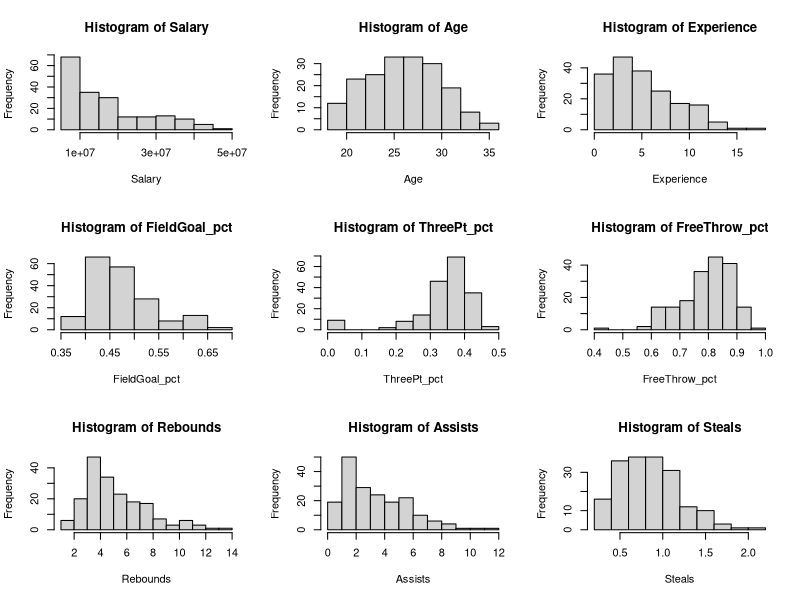
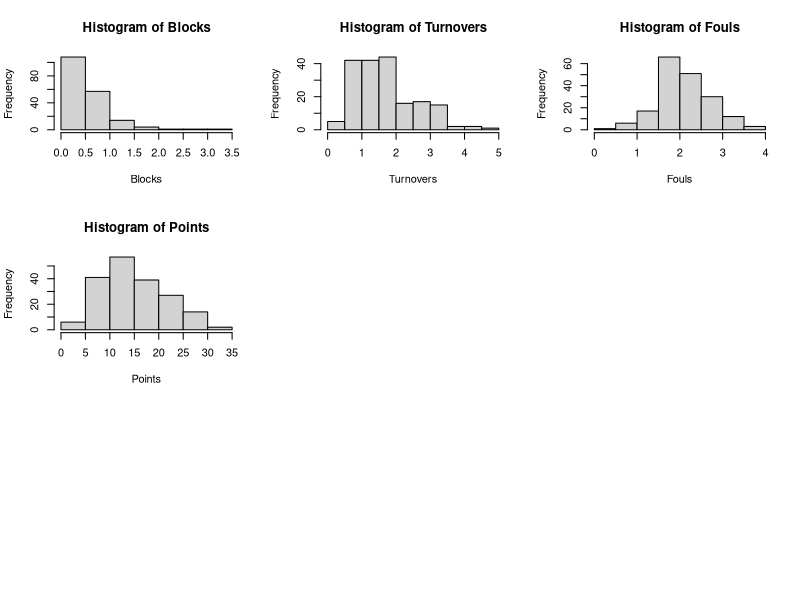
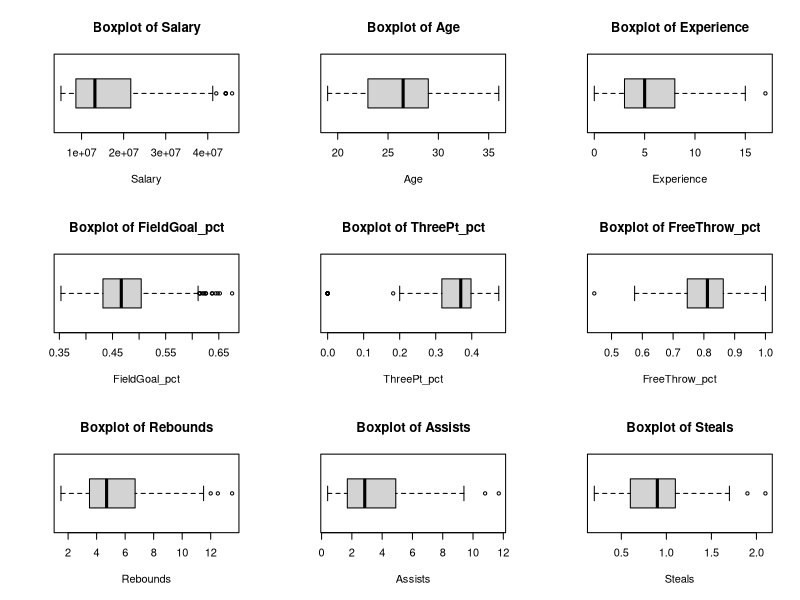
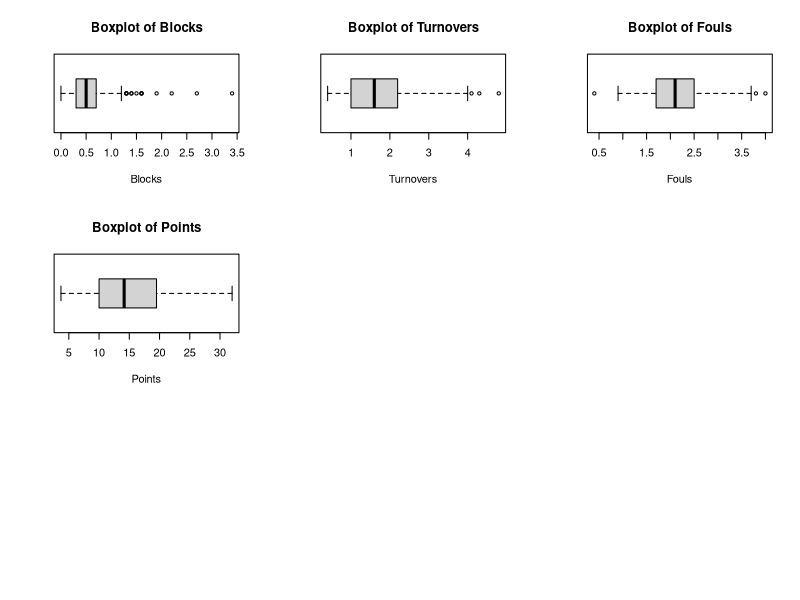
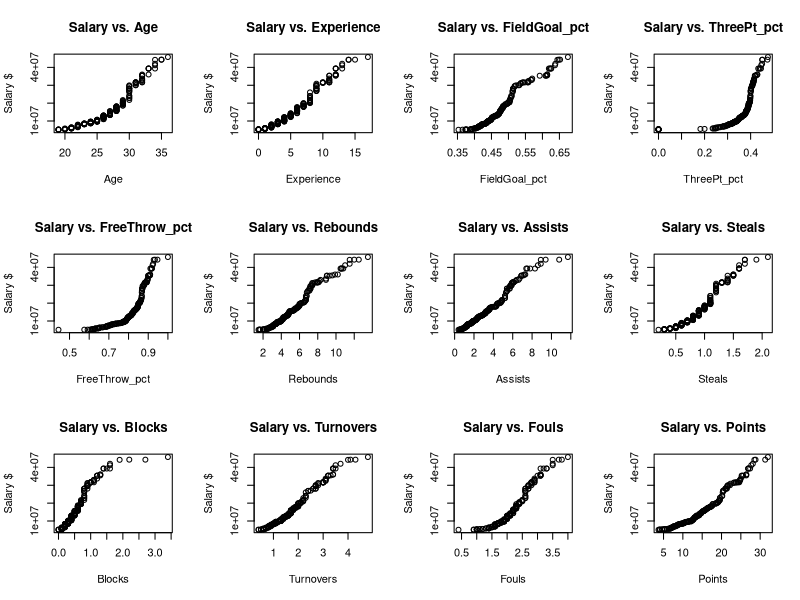
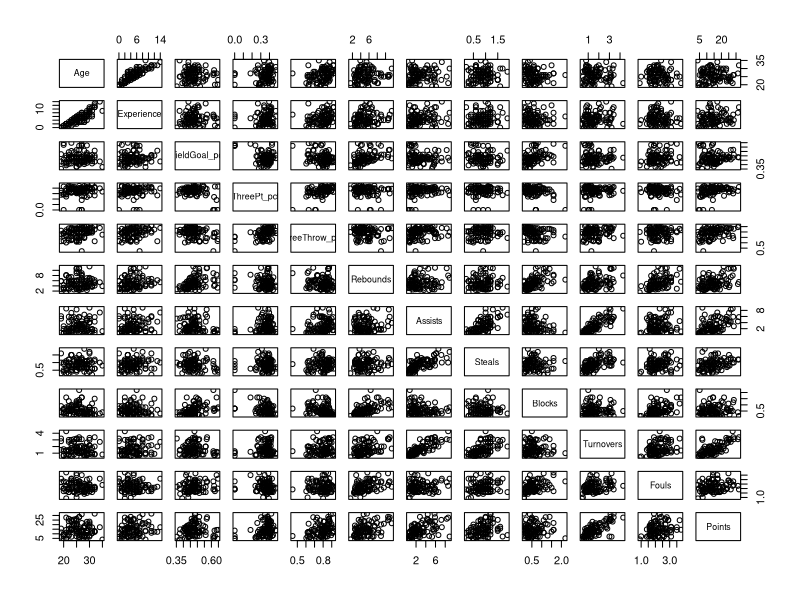
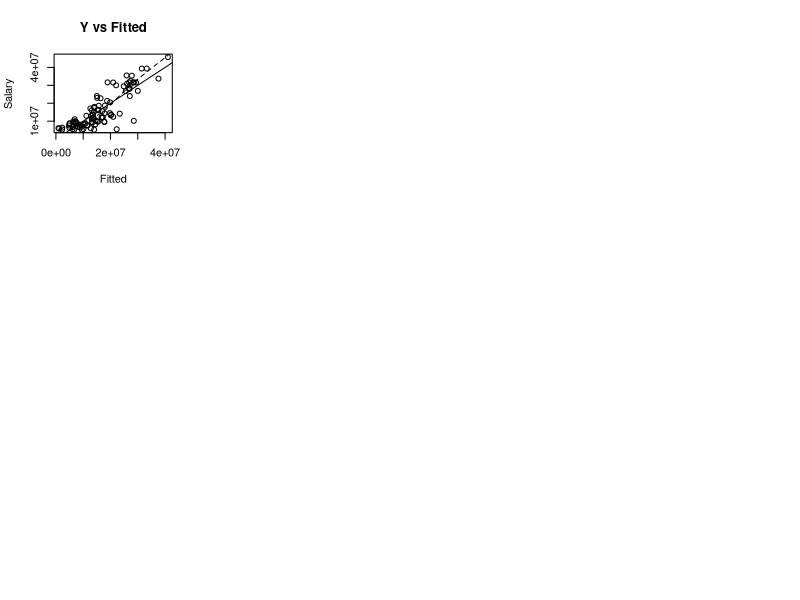
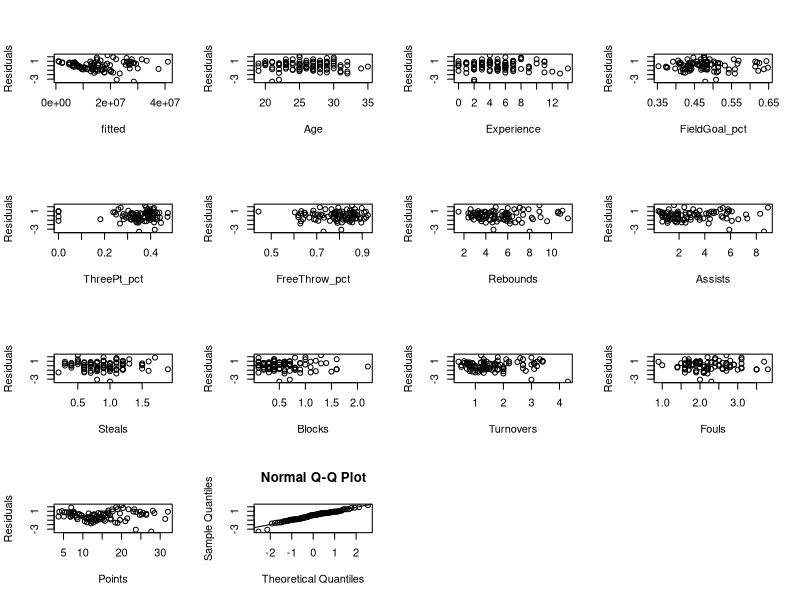

The R source for these figures, in order:
## ---- chunk 1
knitr::opts_chunk$set(echo = TRUE)
## ---- chunk 2
data <- read.csv('NBA Player Stats.csv', header = TRUE)
data <- na.omit(data) # Removing Missing/NA Data

# Adjusting the data frame to remove irrelevant variables for this study
data <- data.frame(Name=data$Name, Salary=data$Salary, Age=data$Age, Experience=data$Experience, 
                   FieldGoal_pct=data$FG., ThreePt_pct=data$X3P., FreeThrow_pct=data$FT., Rebounds=data$TRB, 
                   Assists=data$AST, Steals=data$STL, Blocks=data$BLK, Turnovers=data$TOV, 
                   Fouls=data$PF, Points=data$PTS)

# Create a 50/50 split in the data
set.seed(1)
train <- data[sample(1:nrow(data), 93, replace=F), ]
test <- data[which(!(data$Name %in% train$Name)),]
## ---- chunk 3
# Histograms of the entire dataset
par(mfrow=c(3,3))
for(i in 2:14){
  hist(data[,i], main=paste0("Histogram of ", names(data)[i]), xlab=names(data)[i])
}

# Boxplots of the entire dataset
par(mfrow=c(3,3))
for(i in 2:14){
  boxplot(data[,i], main=paste0("Boxplot of ", names(data)[i]), xlab=names(data)[i], horizontal=T)
}

# QQ-Plots Response vs. predictors
par(mfrow=c(3,4))
for(i in 3:14){
  qqplot(data[,i],data[,2], main=paste0("Salary vs. ", names(data)[i]), xlab=names(data)[i], ylab = "Salary $")
}
## ---- chunk 4
mtr <- apply(train[,-c(1)], 2, mean)
sdtr <- apply(train[,-c(1)], 2, sd)

mtest <- apply(test[,-c(1)], 2, mean)
sdtest <- apply(test[,-c(1)], 2, sd)
## ---- chunk 5
full <- lm(Salary ~ ., data=train[,-c(1)])
summary(full)

# checking conditions
pairs(train[,-c(1,2)]) # Condition 2 Satisfied
plot(train$Salary ~ fitted(full), main="Y vs Fitted", xlab="Fitted", ylab="Salary") # Condition 1 Satisfied
lines(lowess(train$Salary ~ fitted(full)), lty=2)
abline(a = 0, b = 1)
## ---- chunk 6
# checking model assumptions
par(mfrow=c(4,4))
plot(rstandard(full)~fitted(full), xlab="fitted", ylab="Residuals")
for(i in c(3:14)){
  plot(rstandard(full)~train[,i], xlab=names(train)[i], ylab="Residuals")
}
qqnorm(rstandard(full)) # Normality Satisfied
qqline(rstandard(full))
## ---- chunk 7
## Adding 0.5 to variables with lots of 0s; Modifying data to another variable
trainTMP <- train
trainTMP$ThreePt_pct <- trainTMP$ThreePt_pct+0.5 #B/C contained 0's
trainTMP$Experience <- trainTMP$Experience+0.5 #B/C contained 0's

library(car)
p <- powerTransform(cbind(trainTMP[,-c(1)]))
summary(p)
## ---- chunk 8
# so transform the response and predictors in both the training and test set
train$logSalary <- log(train$Salary) #2
train$sqrtExperience <- sqrt(train$Experience) #4
train$logRebounds <- log(train$Rebounds) #8
train$logAssists <- log(train$Assists) #9
train$logTurnovers <- log(train$Turnovers) #12
train$logFouls <- log(train$Fouls) #13
train$sqrtPoints <- sqrt(train$Points) #14

test$logSalary <- log(test$Salary) #2
test$sqrtExperience <- sqrt(test$Experience) #4
test$logRebounds <- log(test$Rebounds) #8
test$logAssists <- log(test$Assists) #9
test$logTurnovers <- log(test$Turnovers) #12
test$logFouls <- log(test$Fouls) #13
test$sqrtPoints <- sqrt(test$Points) #14
## ---- chunk 9
full2 <- lm(logSalary ~ ., data=train[,-c(1,2,4,8,9,12,13,14)])
summary(full2)
# Check Conditions
pairs(train[,-c(1,2,4,8,9,12,13,14,15)]) # Condition 2 Satisfied
plot(train$logSalary ~ fitted(full2), main="Y vs Fitted", xlab="Fitted", ylab="(log)Salary") # Condition 1 Satisfied
lines(lowess(train$logSalary ~ fitted(full2)), lty=2)
abline(a = 0, b = 1)

# Check Assumptions
par(mfrow=c(3,3))
plot(rstandard(full2)~fitted(full2), xlab="fitted", ylab="Residuals")
for(i in c(3,5,6,7,10,11,16:21)){
  plot(rstandard(full2)~train[,i], xlab=names(train)[i], ylab="Residuals")
}
qqnorm(rstandard(full2))  # Normality Satisfied
qqline(rstandard(full2))
## ---- chunk 10
vif(full2)
## ---- chunk 11
# A potential model without multicollinearity (Remove all problematic predictors w/ VIF>5) 
# Remove turnovers, age, experience, assists
 temp1 <- lm(logSalary ~ ., data=train[,-c(1,2,4,8,9,12,13,14,19,3,16,18)])
 vif(temp1)

# Another model without multicollinearity (Removing two problematic predictors)
# Remove turnovers and age
 temp2 <- lm(logSalary ~ ., data=train[,-c(1,2,4,8,9,12,13,14,19,3)])
 vif(temp2)

# Another model without multicollinearity (Removing two problematic predictors)
# Remove age and assists
  temp3 <- lm(logSalary ~ ., data=train[,-c(1,2,4,8,9,12,13,14,3,18)])
  vif(temp3)
## ---- chunk 12
# Decide to go with Models temp1 and temp2
# re-checking conditions and assumptions on both models

## temp1
# Check Conditions
pairs(train[,-c(1,2,4,8,9,12,13,14,19,3,16,18)]) # Condition 2 Satisfied
plot(train$logSalary ~ fitted(temp1), main="Y vs Fitted", xlab="Fitted", ylab="(log)Salary") # Condition 1 Satisfied
lines(lowess(train$logSalary ~ fitted(temp1)), lty=2)
abline(a = 0, b = 1)
# Check Assumptions
par(mfrow=c(3,4))
plot(rstandard(temp1)~fitted(temp1), xlab="fitted", ylab="Residuals")
for(i in c(5,6,7,10,11,17,20,21)){
  plot(rstandard(temp1)~train[,i], xlab=names(train)[i], ylab="Residuals")
}
qqnorm(rstandard(temp1))  # Normality Satisfied
qqline(rstandard(temp1))

## temp2
# Check Conditions
pairs(train[,-c(1,2,4,8,9,12,13,14,19,3)]) # Condition 2 Satisfied
par(mfrow=c(1,1))
plot(train$logSalary ~ fitted(temp2), main="Y vs Fitted", xlab="Fitted", ylab="(log)Salary") # Condition 1 Satisfied
lines(lowess(train$logSalary ~ fitted(temp2)), lty=2)
abline(a = 0, b = 1)
# Check Assumptions
par(mfrow=c(3,4))
plot(rstandard(temp2)~fitted(temp2), xlab="fitted", ylab="Residuals")
for(i in c(5,6,7,10,11,16:18,20,21)){
  plot(rstandard(temp2)~train[,i], xlab=names(train)[i], ylab="Residuals")
}
qqnorm(rstandard(temp2))  # Normality Satisfied
qqline(rstandard(temp2))

## temp3
# Check Conditions
pairs(train[,-c(1,2,4,8,9,12,13,14,18,3)]) # Condition 2 Satisfied
par(mfrow=c(1,1))
plot(train$logSalary ~ fitted(temp3), main="Y vs Fitted", xlab="Fitted", ylab="(log)Salary") # Condition 1 Satisfied
lines(lowess(train$logSalary ~ fitted(temp3)), lty=2)
abline(a = 0, b = 1)
# Check Assumptions
par(mfrow=c(3,4))
plot(rstandard(temp3)~fitted(temp3), xlab="fitted", ylab="Residuals")
for(i in c(5,6,7,10,11,16,17,19,20,21)){
  plot(rstandard(temp3)~train[,i], xlab=names(train)[i], ylab="Residuals")
}
qqnorm(rstandard(temp3))  # Normality Satisfied
qqline(rstandard(temp3))
## ---- chunk 13
# for temp1
# first with training then with test set
p1 <- length(coef(temp1))-1
n1 <- nrow(train)
vif1 <- max(vif(temp1))
D1 <- length(which(cooks.distance(temp1) > qf(0.5, p1+1, n1-p1-1)))
fits1 <- length(which(abs(dffits(temp1)) > 2*sqrt((p1+1)/n1)))
betas1 <- length(which(abs(dfbetas(temp1)) > 2/sqrt(n1)))
l1 <- length(which(hatvalues(temp1) > 2*((p1+1)/n1))) # Leverage Points
o1 <- length(which(rstandard(temp1) < -2))+length(which(rstandard(temp1) > 2)) # Outliers

coefs1 <- round(summary(temp1)$coefficients[,1], 3)
ses1 <- 2*round(summary(temp1)$coefficients[,2], 3)

r1 <- round(summary(temp1)$r.squared, 3)
r1adj <- round(summary(temp1)$adj.r.squared, 3)
aic1 <- AIC(temp1) 
aicc1 <- aic1 + (2*(p1+2)*(p1+3)/(n1-p1-1))
bic1 <- BIC(temp1)

# fit in test dataset
temp1test <- lm(logSalary ~ ., data=test[,-c(1,2,4,8,9,12,13,14,19,3,16,18)])

tp1 <- length(coef(temp1test))-1
tn1 <- nrow(test)
tvif1 <- max(vif(temp1test))
tD1 <- length(which(cooks.distance(temp1test) > qf(0.5, tp1+1, tn1-tp1-1)))
tfits1 <- length(which(abs(dffits(temp1test)) > 2*sqrt((tp1+1)/tn1)))
tbetas1 <- length(which(abs(dfbetas(temp1test)) > 2/sqrt(tn1)))
tl1 <- length(which(hatvalues(temp1test) > 2*((tp1+1)/tn1))) # Leverage Points
to1 <- length(which(rstandard(temp1test) < -2))+length(which(rstandard(temp1test) > 2)) # Outliers

tcoefs1 <- round(summary(temp1test)$coefficients[,1], 3)
tses1 <- 2*round(summary(temp1test)$coefficients[,2], 3)

tr1 <- round(summary(temp1test)$r.squared, 3)
tr1adj <- round(summary(temp1test)$adj.r.squared, 3)
taic1 <- AIC(temp1test) 
taicc1 <- taic1 + (2*(tp1+2)*(tp1+3)/(tn1-tp1-1))
tbic1 <- BIC(temp1test)

# for temp2
# first with training then with test set
p2 <- length(coef(temp2))-1
n2 <- nrow(train)
vif2 <- max(vif(temp2))
D2 <- length(which(cooks.distance(temp2) > qf(0.5, p2+1, n2-p2-1)))
fits2 <- length(which(abs(dffits(temp2)) > 2*sqrt((p2+1)/n2)))
betas2 <- length(which(abs(dfbetas(temp2)) > 2/sqrt(n2)))
l2 <- length(which(hatvalues(temp2) > 2*((p2+1)/n2))) # Leverage Points
o2 <- length(which(rstandard(temp2) < -2))+length(which(rstandard(temp2) > 2)) # Outliers

coefs2 <- round(summary(temp2)$coefficients[,1], 3)
ses2 <- 2*round(summary(temp2)$coefficients[,2], 3)

r2 <- round(summary(temp2)$r.squared, 3)
r2adj <- round(summary(temp2)$adj.r.squared, 3)
aic2 <- AIC(temp2)
aicc2 <- aic2 + (2*(p2+2)*(p2+3)/(n2-p2-1))
bic2 <- BIC(temp2)

# fit in test dataset
temp2test <- lm(logSalary ~ ., data=test[,-c(1,2,4,8,9,12,13,14,19,3)])

tp2 <- length(coef(temp2test))-1
tn2 <- nrow(test)
tvif2 <- max(vif(temp2test))
tD2 <- length(which(cooks.distance(temp2test) > qf(0.5, tp2+1, tn2-tp2-1)))
tfits2 <- length(which(abs(dffits(temp2test)) > 2*sqrt((tp2+1)/tn2)))
tbetas2 <- length(which(abs(dfbetas(temp2test)) > 2/sqrt(tn2)))
tl2 <- length(which(hatvalues(temp2test) > 2*((tp2+1)/tn2))) # Leverage Points
to2 <- length(which(rstandard(temp2test) < -2))+length(which(rstandard(temp2test) > 2)) # Outliers

tcoefs2 <- round(summary(temp2test)$coefficients[,1], 3)
tses2 <- 2*round(summary(temp2test)$coefficients[,2], 3)

tr2 <- round(summary(temp2test)$r.squared, 3)
tr2adj <- round(summary(temp2test)$adj.r.squared, 3)
taic2 <- AIC(temp2test)
taicc2 <- taic2 + (2*(tp2+2)*(tp2+3)/(tn2-tp2-1))
tbic2 <- BIC(temp2test)

# for temp3
# first with training then with test set
p3 <- length(coef(temp3))-1
n3 <- nrow(train)
vif3 <- max(vif(temp3))
D3 <- length(which(cooks.distance(temp3) > qf(0.5, p3+1, n3-p3-1)))
fits3 <- length(which(abs(dffits(temp3)) > 2*sqrt((p3+1)/n3)))
betas3 <- length(which(abs(dfbetas(temp3)) > 2/sqrt(n3)))
l3 <- length(which(hatvalues(temp3) > 2*((p3+1)/n3))) # Leverage Points
o3 <- length(which(rstandard(temp3) < -2))+length(which(rstandard(temp3) > 2)) # Outliers

coefs3 <- round(summary(temp3)$coefficients[,1], 3)
ses3 <- 2*round(summary(temp3)$coefficients[,2], 3)

r3 <- round(summary(temp3)$r.squared, 3)
r3adj <- round(summary(temp3)$adj.r.squared, 3)
aic3 <- AIC(temp3)
aicc3 <- aic3 + (2*(p3+2)*(p3+3)/(n3-p3-1))
bic3 <- BIC(temp3)

# fit in test dataset
temp3test <- lm(logSalary ~ ., data=test[,-c(1,2,4,8,9,12,13,14,18,3)])

tp3 <- length(coef(temp3test))-1
tn3 <- nrow(test)
tvif3 <- max(vif(temp3test))
tD3 <- length(which(cooks.distance(temp3test) > qf(0.5, tp3+1, tn3-tp3-1)))
tfits3 <- length(which(abs(dffits(temp3test)) > 2*sqrt((tp3+1)/tn3)))
tbetas3 <- length(which(abs(dfbetas(temp3test)) > 2/sqrt(tn3)))
tl3 <- length(which(hatvalues(temp3test) > 2*((tp3+1)/tn3))) # Leverage Points
to3 <- length(which(rstandard(temp3test) < -2))+length(which(rstandard(temp3test) > 2)) # Outliers

tcoefs3 <- round(summary(temp3test)$coefficients[,1], 3)
tses3 <- 2*round(summary(temp3test)$coefficients[,2], 3)

tr3 <- round(summary(temp3test)$r.squared, 3)
tr3adj <- round(summary(temp3test)$adj.r.squared, 3)
taic3 <- AIC(temp3test)
taicc3 <- taic3 + (2*(tp3+2)*(tp3+3)/(tn3-tp3-1))
tbic3 <- BIC(temp3test)
## ---- chunk 14
# for temp1, check condition and assumptions for both training and test set
# first with training then with test set
pairs(train[,-c(1,2,4,8,9,12,13,14,19,3,16,18)])
par(mfrow=c(1,1))
plot(train$logSalary ~ fitted(temp1), main="Y vs Fitted", xlab="Fitted", ylab="(log)Salary")
lines(lowess(train$logSalary ~ fitted(temp1)), lty=2)
abline(a = 0, b = 1)
# Check Assumptions
par(mfrow=c(3,4))
plot(rstandard(temp1)~fitted(temp1), xlab="fitted", ylab="Residuals")
for(i in c(5,6,7,10,11,17,20,21)){
  plot(rstandard(temp1)~train[,i], xlab=names(train)[i], ylab="Residuals")
}
qqnorm(rstandard(temp1))
qqline(rstandard(temp1))
# test set
pairs(test[,-c(1,2,4,8,9,12,13,14,19,3,16,18)])
par(mfrow=c(1,1))
plot(test$logSalary ~ fitted(temp1test), main="Y vs Fitted", xlab="Fitted", ylab="(log)Salary")
lines(lowess(test$logSalary ~ fitted(temp1test)), lty=2)
abline(a = 0, b = 1)
# Check Assumptions
par(mfrow=c(3,4))
plot(rstandard(temp1test)~fitted(temp1test), xlab="fitted", ylab="Residuals")
for(i in c(5,6,7,10,11,17,20,21)){
  plot(rstandard(temp1test)~test[,i], xlab=names(test)[i], ylab="Residuals")
}
qqnorm(rstandard(temp1test))
qqline(rstandard(temp1test))


# for temp2, check condition and assumptions for both training and test set
# first with training then with test set
pairs(train[,-c(1,2,4,8,9,12,13,14,19,3)])
par(mfrow=c(1,1))
plot(train$logSalary ~ fitted(temp2), main="Y vs Fitted", xlab="Fitted", ylab="(log)Salary")
lines(lowess(train$logSalary ~ fitted(temp2)), lty=2)
abline(a = 0, b = 1)
# Check Assumptions
par(mfrow=c(3,4))
plot(rstandard(temp2)~fitted(temp2), xlab="fitted", ylab="Residuals")
for(i in c(5,6,7,10,11,16:18,20,21)){
  plot(rstandard(temp2)~train[,i], xlab=names(train)[i], ylab="Residuals")
}
qqnorm(rstandard(temp2))
qqline(rstandard(temp2))
# test set
pairs(test[,-c(1,2,4,8,9,12,13,14,19,3)])
par(mfrow=c(1,1))
plot(test$logSalary ~ fitted(temp2test), main="Y vs Fitted", xlab="Fitted", ylab="(log)Salary")
lines(lowess(test$logSalary ~ fitted(temp2test)), lty=2)
abline(a = 0, b = 1)
# Check Assumptions
par(mfrow=c(3,4))
plot(rstandard(temp2test)~fitted(temp2test), xlab="fitted", ylab="Residuals")
for(i in c(5,6,7,10,11,16:18,20,21)){
  plot(rstandard(temp2test)~test[,i], xlab=names(test)[i], ylab="Residuals")
}
qqnorm(rstandard(temp2test))
qqline(rstandard(temp2test))



# for temp3, check condition and assumptions for both training and test set
# first with training then with test set
pairs(train[,-c(1,2,4,8,9,12,13,14,18,3)])
par(mfrow=c(1,1))
plot(train$logSalary ~ fitted(temp3), main="Y vs Fitted", xlab="Fitted", ylab="(log)Salary")
lines(lowess(train$logSalary ~ fitted(temp3)), lty=2)
abline(a = 0, b = 1)
# Check Assumptions
par(mfrow=c(3,4))
plot(rstandard(temp2)~fitted(temp2), xlab="fitted", ylab="Residuals")
for(i in c(5,6,7,10,11,16,17,19,20,21)){
  plot(rstandard(temp3)~train[,i], xlab=names(train)[i], ylab="Residuals")
}
qqnorm(rstandard(temp3))
qqline(rstandard(temp3))
# test set
pairs(test[,-c(1,2,4,8,9,12,13,14,18,3)])
par(mfrow=c(1,1))
plot(test$logSalary ~ fitted(temp3test), main="Y vs Fitted", xlab="Fitted", ylab="(log)Salary")
lines(lowess(test$logSalary ~ fitted(temp3test)), lty=2)
abline(a = 0, b = 1)
# Check Assumptions
par(mfrow=c(3,4))
plot(rstandard(temp3test)~fitted(temp3test), xlab="fitted", ylab="Residuals")
for(i in c(5,6,7,10,11,16,17,19,20,21)){
  plot(rstandard(temp3test)~test[,i], xlab=names(test)[i], ylab="Residuals")
}
qqnorm(rstandard(temp3test))
qqline(rstandard(temp3test))
